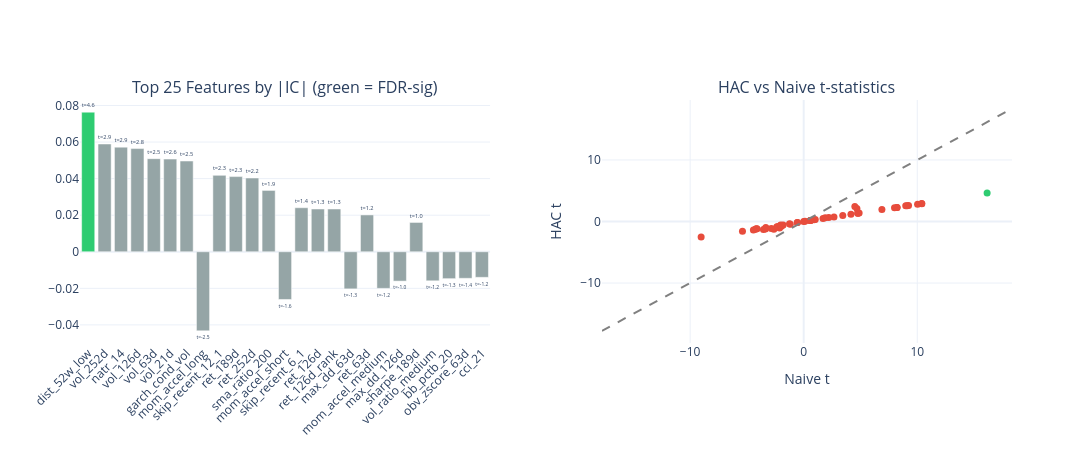

This figure's notebook cell:
### Code cell
top_n = min(25, len(eval_summary))
top = eval_summary.head(top_n)

fig = make_subplots(
    rows=1,
    cols=2,
    subplot_titles=[
        f"Top {top_n} Features by |IC| (green = FDR-sig)",
        "HAC vs Naive t-statistics",
    ],
    horizontal_spacing=0.12,
)

# Panel 1: IC bar chart
colors = ["#2ecc71" if s else "#95a5a6" for s in top["fdr_sig"].to_list()]
fig.add_trace(
    go.Bar(
        x=top["feature"].to_list(),
        y=top["ic_mean"].to_list(),
        marker_color=colors,
        text=[f"t={t:.1f}" for t in top["hac_t"].to_list()],
        textposition="outside",
        showlegend=False,
    ),
    row=1,
    col=1,
)

# Panel 2: HAC scatter
fig.add_trace(
    go.Scatter(
        x=eval_summary["naive_t"].to_list(),
        y=eval_summary["hac_t"].to_list(),
        mode="markers",
        marker=dict(
            color=["#2ecc71" if s else "#e74c3c" for s in eval_summary["fdr_sig"].to_list()],
            size=7,
        ),
        text=eval_summary["feature"].to_list(),
        showlegend=False,
    ),
    row=1,
    col=2,
)
max_t = (
    max(
        eval_summary["naive_t"].cast(pl.Float64, strict=False).abs().max() or 1.0,
        eval_summary["hac_t"].cast(pl.Float64, strict=False).abs().max() or 1.0,
    )
    * 1.1
)
fig.add_trace(
    go.Scatter(
        x=[-max_t, max_t],
        y=[-max_t, max_t],
        mode="lines",
        line=dict(dash="dash", color="gray"),
        showlegend=False,
    ),
    row=1,
    col=2,
)

fig.update_layout(template="plotly_white", height=450, width=1100)
fig.update_xaxes(tickangle=-45, row=1, col=1)
fig.update_xaxes(title_text="Naive t", row=1, col=2)
fig.update_yaxes(title_text="HAC t", row=1, col=2)
fig.show()

### Figure 1 — Plotly figure (JSON) as saved in the notebook; plotly's stock layout.template omitted (floating-point values rounded to 4 significant figures)
{"data": [{"marker": {"color": ["#2ecc71", "#95a5a6", "#95a5a6", "#95a5a6", "#95a5a6", "#95a5a6", "#95a5a6", "#95a5a6", "#95a5a6", "#95a5a6", "#95a5a6", "#95a5a6", "#95a5a6", "#95a5a6", "#95a5a6", "#95a5a6", "#95a5a6", "#95a5a6", "#95a5a6", "#95a5a6", "#95a5a6", "#95a5a6", "#95a5a6", "#95a5a6", "#95a5a6"]}, "showlegend": false, "text": ["t=4.6", "t=2.9", "t=2.9", "t=2.8", "t=2.5", "t=2.6", "t=2.5", "t=-2.5", "t=2.3", "t=2.3", "t=2.2", "t=1.9", "t=-1.6", "t=1.4", "t=1.3", "t=1.3", "t=-1.3", "t=1.2", "t=-1.2", "t=-1.0", "t=1.0", "t=-1.2", "t=-1.3", "t=-1.4", "t=-1.2"], "textposition": "outside", "type": "bar", "x": ["dist_52w_low", "vol_252d", "natr_14", "vol_126d", "vol_63d", "vol_21d", "garch_cond_vol", "mom_accel_long", "skip_recent_12_1", "ret_189d", "ret_252d", "sma_ratio_200", "mom_accel_short", "skip_recent_6_1", "ret_126d", "ret_126d_rank", "max_dd_63d", "ret_63d", "mom_accel_medium", "max_dd_126d", "sharpe_189d", "vol_ratio_medium", "bb_pctb_20", "obv_zscore_63d", "cci_21"], "xaxis": "x", "y": [0.07635, 0.05895, 0.05722, 0.05643, 0.05091, 0.05069, 0.04963, -0.04326, 0.04178, 0.04111, 0.04034, 0.03355, -0.0261, 0.02409, 0.02338, 0.02338, -0.02029, 0.02015, -0.02002, -0.01606, 0.01603, -0.01589, -0.01472, -0.01452, -0.01399], "yaxis": "y"}, {"marker": {"color": ["#2ecc71", "#e74c3c", "#e74c3c", "#e74c3c", "#e74c3c", "#e74c3c", "#e74c3c", "#e74c3c", "#e74c3c", "#e74c3c", "#e74c3c", "#e74c3c", "#e74c3c", "#e74c3c", "#e74c3c", "#e74c3c", "#e74c3c", "#e74c3c", "#e74c3c", "#e74c3c", "#e74c3c", "#e74c3c", "#e74c3c", "#e74c3c", "#e74c3c", "#e74c3c", "#e74c3c", "#e74c3c", "#e74c3c", "#e74c3c", "#e74c3c", "#e74c3c", "#e74c3c", "#e74c3c", "#e74c3c", "#e74c3c", "#e74c3c", "#e74c3c", "#e74c3c", "#e74c3c", "#e74c3c", "#e74c3c", "#e74c3c", "#e74c3c", "#e74c3c", "#e74c3c", "#e74c3c", "#e74c3c", "#e74c3c", "#e74c3c", "#e74c3c"], "size": 7}, "mode": "markers", "showlegend": false, "text": ["dist_52w_low", "vol_252d", "natr_14", "vol_126d", "vol_63d", "vol_21d", "garch_cond_vol", "mom_accel_long", "skip_recent_12_1", "ret_189d", "ret_252d", "sma_ratio_200", "mom_accel_short", "skip_recent_6_1", "ret_126d", "ret_126d_rank", "max_dd_63d", "ret_63d", "mom_accel_medium", "max_dd_126d", "sharpe_189d", "vol_ratio_medium", "bb_pctb_20", "obv_zscore_63d", "cci_21", "sharpe_252d", "cci_14", "sharpe_5d", "vol_ratio_63d", "ret_5d", "vol_ratio_21d", "sharpe_10d", "rsi_7", "sharpe_21d", "stoch_k", "sharpe_63d", "rsi_14", "hurst_100", "adx_14", "vol_ratio_short", "dist_52w_high", "ret_10d", "ret_42d", "macd_line", "sma_ratio_50", "sharpe_126d", "sharpe_126d_rank", "ret_21d", "sharpe_42d", "ema_ratio_26", "chop_14"], "type": "scatter", "x": [16.15, 10.4, 10.39, 10.03, 9.11, 9.232, 8.986, -9.031, 8.219, 8.221, 7.997, 6.887, -5.391, 4.881, 4.765, 4.765, -4.254, 4.161, -4.107, -3.336, 3.441, -4.178, -3.544, -4.429, -3.37, 2.668, -2.852, -2.628, 4.686, -2.123, 4.504, -2.366, -2.247, -2.036, -1.961, 1.702, -1.81, 2.21, -2.022, 1.897, -1.245, -1.183, 1.017, 0.9129, 0.5764, 0.5866, 0.5866, -0.5431, -0.5696, 0.116, 0.001479], "xaxis": "x2", "y": [4.645, 2.867, 2.921, 2.784, 2.548, 2.617, 2.543, -2.502, 2.289, 2.288, 2.221, 1.948, -1.57, 1.372, 1.345, 1.345, -1.279, 1.193, -1.175, -0.9738, 0.9562, -1.18, -1.289, -1.371, -1.209, 0.7226, -1.144, -1.254, 2.117, -1.045, 2.423, -0.8694, -0.8277, -0.6478, -0.7548, 0.4829, -0.5843, 0.6466, -0.5788, 0.6131, -0.3559, -0.4422, 0.3049, 0.2706, 0.1751, 0.1657, 0.1657, -0.1753, -0.1659, 0.03839, 0.0005859], "yaxis": "y2"}, {"line": {"color": "gray", "dash": "dash"}, "mode": "lines", "showlegend": false, "type": "scatter", "x": [-17.77, 17.77], "xaxis": "x2", "y": [-17.77, 17.77], "yaxis": "y2"}], "layout": {"annotations": [{"font": {"size": 16}, "showarrow": false, "text": "Top 25 Features by |IC| (green = FDR-sig)", "x": 0.22, "xanchor": "center", "xref": "paper", "y": 1.0, "yanchor": "bottom", "yref": "paper"}, {"font": {"size": 16}, "showarrow": false, "text": "HAC vs Naive t-statistics", "x": 0.78, "xanchor": "center", "xref": "paper", "y": 1.0, "yanchor": "bottom", "yref": "paper"}], "height": 450, "width": 1100, "xaxis": {"anchor": "y", "domain": [0.0, 0.44], "tickangle": -45}, "xaxis2": {"anchor": "y2", "domain": [0.56, 1.0], "title": {"text": "Naive t"}}, "yaxis": {"anchor": "x", "domain": [0.0, 1.0]}, "yaxis2": {"anchor": "x2", "domain": [0.0, 1.0], "title": {"text": "HAC t"}}}}
